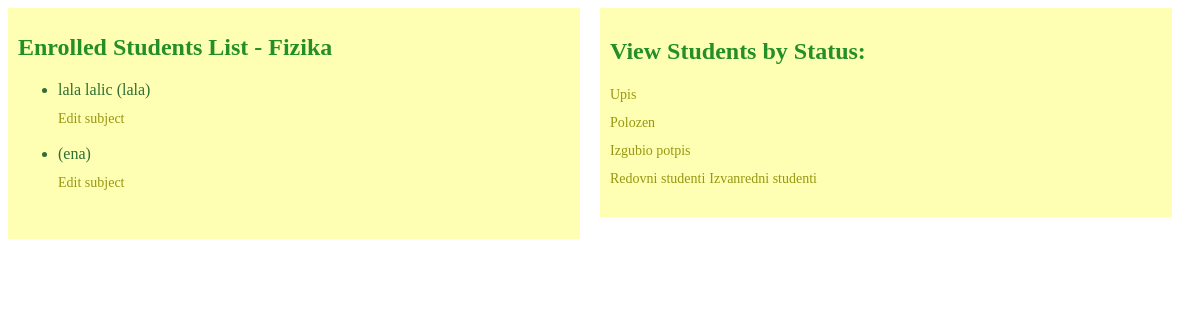
/enrolled_students_list/2/ (signed in), run on the app's committed database.
### app_1/models.py (models this page shows, shortened)
class Predmeti(models.Model):
    IZBORNI = (('DA', 'da'), ('NE', 'ne'))
    STATUS = (('upis', 'upisan'), ('da', 'polozen'), ('ne', 'izgubio potpis'))
    name = models.CharField(max_length=50)
    kod = models.CharField(max_length=50)
    program = models.CharField(max_length=50)
    ects = models.IntegerField()
    sem_red = models.IntegerField()
    sem_izv = models.IntegerField()
    izborni = models.CharField(max_length=50, choices=IZBORNI)
    nositelj = models.ForeignKey(Korisnici, on_delete=models.SET_NULL, null=True)

class Korisnici(AbstractUser):
    ROLES = (('prof', 'profesor'), ('stu', 'student'), ('admin', 'admin'))
    STATUS = (('none', 'None'), ('izv', 'izvanredni student'), ('red', 'redovni student'))
    role = models.CharField(max_length=50, choices=ROLES)
    status = models.CharField(max_length=50, choices=STATUS)

### app_1/views.py (the view)
# urls.py: path('enrolled_students_list/<int:subject_id>/', views.enrolled_students_list, name='enrolled_students_list'),
@login_required(login_url='login')
def enrolled_students_list(request, subject_id):
    subject = Predmeti.objects.get(pk=subject_id)
    enrollments = Upisi.objects.filter(predmet_id=subject)
    enrolled_students = [enrollment.student_id_id for enrollment in enrollments]
    students = Korisnici.objects.filter(id__in=enrolled_students)
    return render(request, 'enrolled_students_list.html', {'subject': subject, 'enrolled_students': students})

### app_1/templates/enrolled_students_list.html (shortened to what this page needs)
{% extends 'base.html' %}
{% block enrolled_students_list %}
  <div class="column-container">
    <div class="column" style="height: 60%;">
      <h1>Enrolled Students List - {{ subject.name }}</h1>
      <ul>
        {% for student in enrolled_students %}
          <li>{{ student.first_name }} {{ student.last_name }} ({{ student.username }})</li>
          <a href="{% url 'edit_subject_status' student_id=student.id subject_id=subject.id %}" style="color: #979711;">Edit subject</a> <br><br>
        {% endfor %}
      </ul>
    </div>
    <div class="column" style="height: 60%; box-sizing: border-box;">
      <h2 style="color: #248f28;">View Students by Status:</h2>
      <ul style="list-style: none; padding-left: 0;">
        <li><a href="{% url 'subject_status_list' status='upis' %}" style="color: #979711;">Upis</a></li>
        <li><a href="{% url 'subject_status_list' status='da' %}" style="color: #979711;">Polozen</a></li>
        <li><a href="{% url 'subject_status_list' status='ne' %}" style="color: #979711;">Izgubio potpis</a></li>
        <a href="{% url 'view_student_status' %}">Redovni studenti</a>
        <a href="{% url 'view_student_status_ne' %}">Izvanredni studenti</a>
      </ul>
    </div>
  </div>
{% endblock %}

### app_1/templates/enrolled_students_list.html (style rules this page uses)
h1 { color: #248f28; font-size: 24px; margin-bottom: 20px; }
ul { margin-bottom: 20px; }
li { color: #306e32; font-size: 16px; margin-bottom: 10px; }
a { color: #979711; text-decoration: none; font-size: 14px; }
.column-container { display: flex; }
.column { flex: 1; background-color: #ffffb3; padding: 10px; margin-right: 20px; }

### data on the page
Predmeti: name "Fizika"
Korisnici: first_name "lala", last_name "lalic", username "lala"
Korisnici: username "ena"
